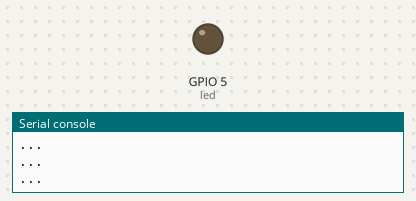
A program run on a simulated ESP8266 board running MicroPython. On the bench: output pins drawn as LEDs (lit = HIGH), the last lines printed to the serial console.

Above: at 5.0 s.
At 15.0 s:
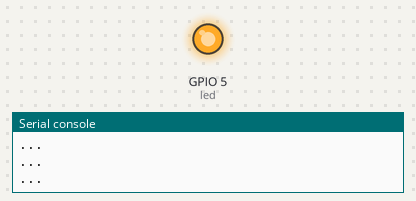
Timing chart, 0 to 26.0 s (numbered marks = the images above):
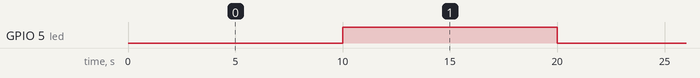

The program:

timers.py
```python
from machine import Pin, Timer
from time import sleep

led_pin = 5
led = Pin(led_pin, Pin.OUT)

sleep_second = 1
period_second = 10000

timer = Timer(-1)
timer.init(period=period_second, mode=Timer.PERIODIC, callback=lambda x:led.value(not led.value()))

while True:
    print("...")
    sleep(sleep_second)
```

Measured:
- by itself, GPIO 5 (led): alternates HIGH for 10.0 s and LOW for 10.0 s
